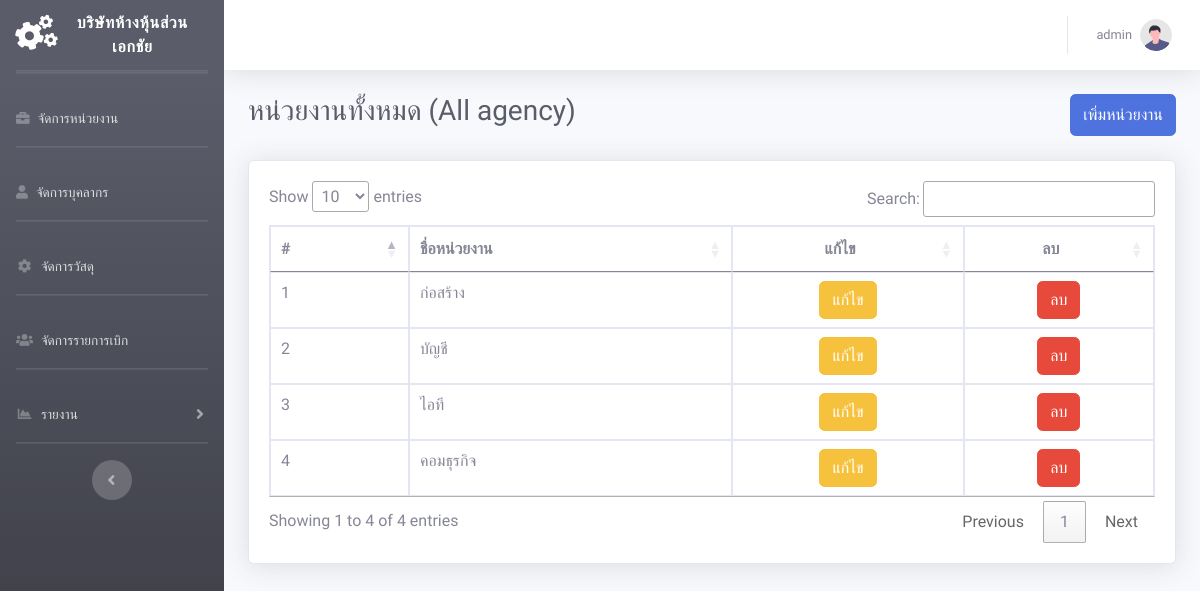
The page /frontend/admin/all_agency.php (signed in) on the database its author committed.
### tables this page shows
CREATE TABLE `users` (
  `user_id` int(11) NOT NULL,
  `fullname` varchar(255) NOT NULL,
  `code_user` varchar(255) NOT NULL,
  `tel` varchar(100) NOT NULL,
  `id_agency` int(11) NOT NULL,
  `password` varchar(32) NOT NULL,
  `status` enum('admin','user') NOT NULL
);

CREATE TABLE `agency` (
  `id_agency` int(11) NOT NULL,
  `name` varchar(255) NOT NULL
);

### frontend/admin/all_agency.php (the view, shortened to what this page needs)
<?php
    include("header_admin.php");
    include("../../backend/connect_db.php");
    $x = 0;
    ?>
<body id="page-top">
    <div id="wrapper">
        <?php include('nav_right_admin.php');?>
        <div id="content-wrapper" class="d-flex flex-column">
            <div id="content">
                <?php include('nav_top_admin.php'); ?>
                <div class="container-fluid">
                    <div class="d-flex justify-content-between">
                        <h1 class="h3 mb-2 text-gray-800">หน่วยงานทั้งหมด (All agency)</h1><button class="btn btn-primary" id="InsertAgency">เพิ่มหน่วยงาน</button>
                    </div>
                    <br>
                    <div class="card shadow mb-4">
                        <div class="card-body">
                            <div class="table-responsive">
                                <table class="table table-bordered" id="myTable" width="100%" cellspacing="0">
                                    <thead>
                                        <tr>
                                            <th>#</th>
                                            <th>ชื่อหน่วยงาน</th>
                                            <th style="text-align: center;">แก้ไข</th>
                                            <th style="text-align: center;">ลบ</th>
                                        </tr>
                                    </thead>
                                    <tbody>
                                    <?php
                                        $result = $conn->query('SELECT * FROM agency');
                                        while ($row = $result->fetch_assoc()){
                                            $x++;
                                    ?>
                                        <tr>
                                            <td><?php echo $x;?></td>
                                            <td><?php echo $row['name']?></td>
                                            <td><div class="text-center"><button class="btn btn-warning" id="EditAgency" data-id="<?php echo $row['id_agency'];?>" data-num="<?php echo $x;?>">แก้ไข</button></div></td>
                                            <td><div class="text-center"><button class="btn btn-danger" id="DeleteAgency" data-id="<?php echo $row['id_agency'];?>">ลบ</button></div></td>
                                        </tr>
                                       <?php } ?>
                                    </tbody>
                                </table>
                            </div>
                        </div>
                    </div>
                </div>
            </div>
        </div>
    </div>
</body>
</html>

### frontend/admin/nav_top_admin.php (shortened to what this page needs)
<?php
include("../../backend/connect_db.php");
?>
<nav class="navbar navbar-expand navbar-light bg-white topbar mb-4 static-top shadow">
    <ul class="navbar-nav ml-auto">
        <li class="nav-item dropdown no-arrow">
            <a class="nav-link dropdown-toggle" href="#" id="userDropdown" role="button" data-toggle="dropdown"
                aria-haspopup="true" aria-expanded="false">
                <?php
                if (isset($_SESSION['admin_login'])) {
                    $admin_id = $_SESSION['admin_login'];
                    $result = $conn->query("SELECT * FROM users WHERE user_id = $admin_id");
                    $admin = $result->fetch_array();
                    ?>
                    <span class="mr-2 d-none d-lg-inline text-gray-600 small">
                        <?php echo $admin['fullname']; ?>
                    </span>
                <?php } ?>
                <img class="img-profile rounded-circle" src="../assets_admin/img/undraw_profile.svg">
            </a>
        </li>
    </ul>
</nav>

### frontend/admin/header_admin.php (style rules this page uses)
* { font-family: 'Prompt', sans-serif; }

### rows shown on the page
users: fullname "admin"
agency: name "ก่อสร้าง"
agency: name "บัญชี"
agency: name "ไอที"
agency: name "คอมธุรกิจ"
